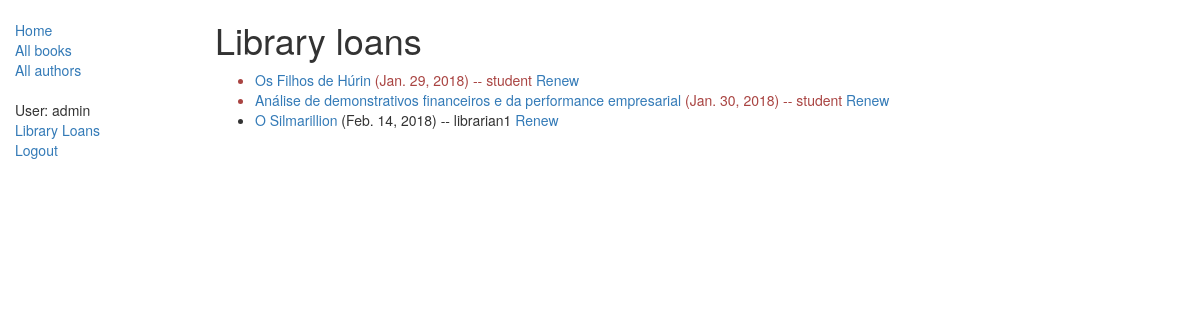
Page /catalog/borrowed/ (signed in) on the committed database.
### catalog/models.py (models this page shows, shortened)
class BookInstance(models.Model):
    id = models.UUIDField(primary_key=True, default=uuid.uuid4, help_text="Unique ID for this particular book across the library")
    book = models.ForeignKey('Book', on_delete=models.SET_NULL, null=True)
    imprint = models.CharField(max_length=200)
    due_back=models.DateField(null=True, blank=True)
    borrower = models.ForeignKey(User, on_delete=models.SET_NULL, null=True, blank=True)
    LOAN_STATUS=(
        ('m', 'Maintanance'),
        ('o', 'On Loan'),
        ('a', 'Available'),
        ('r', 'Reserved'),
    )
    status = models.CharField(max_length=1, choices=LOAN_STATUS, blank=True, default='m', help_text='Book availability')
    class Meta:
        ordering = ['due_back']
        permissions = (("can_mark_returned", "Set book as returned"),
                       ("can_edit", "Make some changes..."),
                       ("see_all_borrowed", "See all borrowed"),
                       )
    @property
    def is_overdue(self):
        if self.due_back and date.today() > self.due_back:
            return True
        return False

class Book(models.Model):
    title = models.CharField(max_length=200)
    author = models.ForeignKey('Author', on_delete=models.SET_NULL, null=True)
    summary = models.TextField(max_length=1000, help_text="Enter a brief description of the book")
    isbn = models.CharField('ISBN', max_length=13, help_text="13 characters <a href='https://www.isbn-international.org/content/what-isbn'>ISBN number</a>")
    genre = models.ManyToManyField(Genre, help_text="Select the genre of the book")
    language = models.ForeignKey('Language', on_delete=models.SET_NULL, null=True)
    def display_genre(self):
        """
        Creates a string for the Genre. This is required to display genre in Admin.
        """
        return ', '.join([genre.name for genre in self.genre.all()[:3]])
    display_genre.short_description = "Genre"

### catalog/views.py (the view)
# urls.py: path('borrowed/', views.LoanedBooksListView.as_view(), name='borrewed-books'),
class LoanedBooksListView(PermissionRequiredMixin, LoginRequiredMixin, generic.ListView):
    permission_required = 'catalog.can_mark_returned'
    template_name = 'catalog/bookinstance_list_borrowed.html'
    paginate_by = 10
    def get_queryset(self):
        return BookInstance.objects.filter(status__exact='o').order_by('due_back')

### catalog/templates/catalog/bookinstance_list_borrowed.html
{% extends 'base_generic.html' %}
{% block content %}
        {% if perms.catalog.can_mark_returned %}
        <h1>Library loans</h1>
        <ul>
            {% for bookinst in bookinstance_list %}
            <li class="{% if bookinst.is_overdue %}text-danger{% endif %}">
                <a href="{% url 'book-detail' bookinst.book.pk %}">{{ bookinst.book.title }}</a> ({{ bookinst.due_back}}) -- {{ bookinst.borrower }}
                <a href="{% url 'renew-book-librarian' bookinst.id %}">Renew</a>
            </li>
            {% endfor %}
        </ul>
{% endif %}
{% endblock %}

### catalog/templates/base_generic.html (shortened to what this page needs)
<!DOCTYPE html>
<html lang="en">
<head>
  <link rel="stylesheet" href="https://maxcdn.bootstrapcdn.com/bootstrap/3.3.7/css/bootstrap.min.css">
  {% load static %}
  <link rel="stylesheet" href="{% static 'css/styles.css' %}">
</head>
<body>
  <div class="container-fluid">
    <div class="row">
      <div class="col-sm-2">
      {% block sidebar %}
      <ul class="sidebar-nav">
          <li><a href="{% url 'index' %}">Home</a></li>
          <li><a href="{% url 'books' %}">All books</a></li>
          <li><a href="{% url 'authors'%}">All authors</a></li>
      </ul>
      <ul class="sidebar-nav">
          {% if user.is_authenticated %}
          <li>User: {{ user.get_username }}</li>
          {% if perms.catalog.can_mark_returned %}
            <li><a href="{% url 'borrewed-books' %}">Library Loans</a></li>
          {% else %}
            <li><a href="{% url 'my-borrowed' %}">My Borrowed</a></li>
          {% endif %}
          <li><a href="{% url 'logout'%}?next={{request.path}}">Logout</a></li>
          {% else %}
          <li><a href="{% url 'login'%}?next={{request.path}}">Login</a></li>
          {% endif %}
      </ul>
     {% endblock %}
      </div>
      <div class="col-sm-10 ">
      {% block content %}{% endblock %}
      </div>
    </div>
  </div>
</body>
</html>

### catalog/static/css/styles.css (style rules this page uses)
.sidebar-nav { margin-top: 20px; padding: 0; list-style: none; }

### rows in the picture
BookInstance: book "Os Filhos de Húrin", due_back "Jan. 29, 2018", borrower "student"
BookInstance: book "Análise de demonstrativos financeiros e da performance empresarial", due_back "Jan. 30, 2018", borrower "student"
BookInstance: book "O Silmarillion", due_back "Feb. 14, 2018", borrower "librarian1"

### other values in the picture
{{ user.get_username }} "admin"
